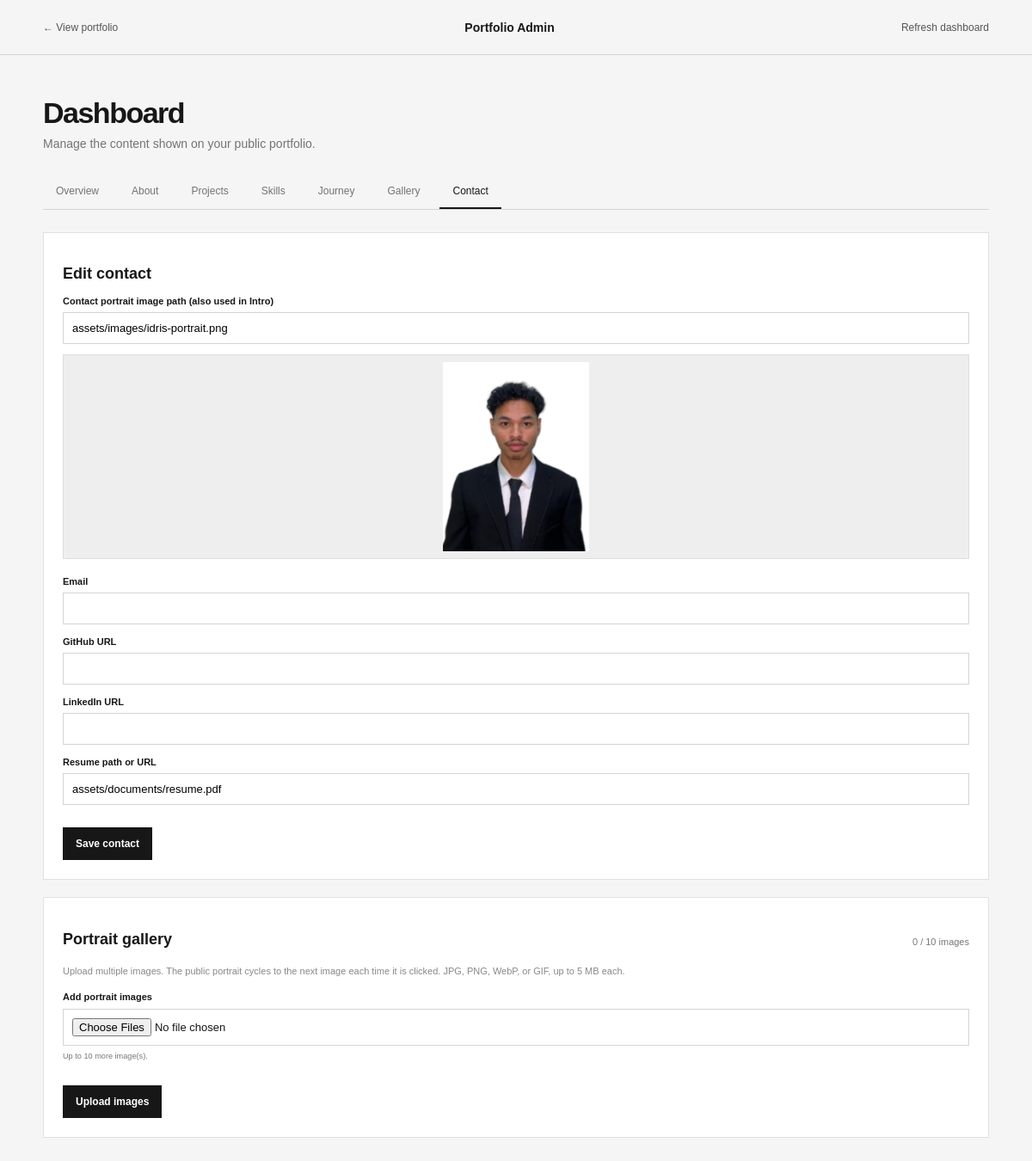
Before: /admin/index.php?section=contact with the older database file.
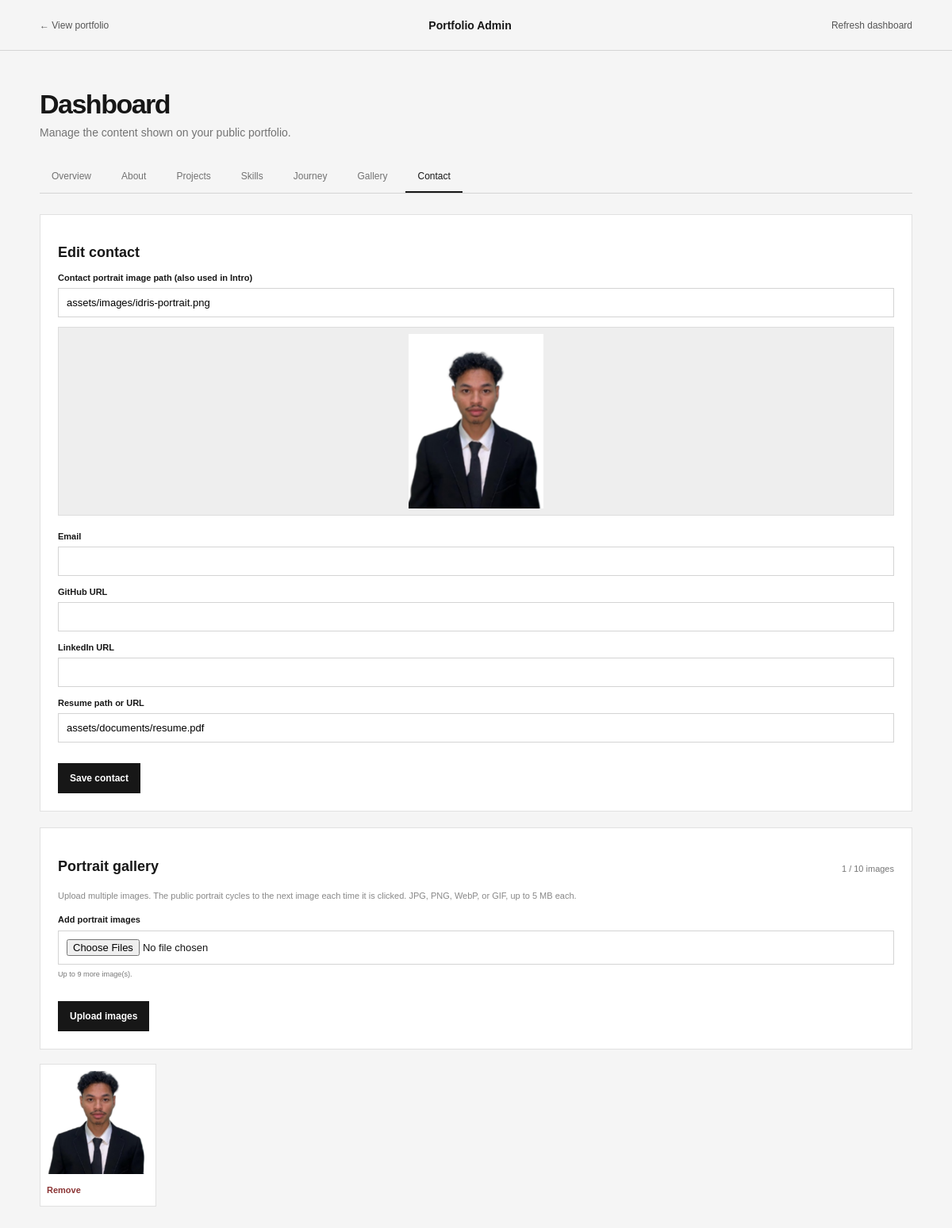
After: the same page with the newer database file.
### tables this page shows
CREATE TABLE IF NOT EXISTS profile(id INT UNSIGNED AUTO_INCREMENT PRIMARY KEY,name VARCHAR(120) NOT NULL DEFAULT 'Your Name',site_name VARCHAR(120) DEFAULT NULL,age VARCHAR(30),university VARCHAR(200),programme VARCHAR(200),portrait_url VARCHAR(500) DEFAULT 'assets/images/idris-portrait.png',hero_label VARCHAR(160) DEFAULT 'COMPUTER SCIENCE STUDENT',hero_title VARCHAR(255) DEFAULT 'Building thoughtful digital experiences.',intro TEXT,about_title VARCHAR(255) DEFAULT 'Design-minded. Systems-focused.',about TEXT,about_extra TEXT,skills_label VARCHAR(120) NOT NULL DEFAULT '03 — CAPABILITIES',skills_title VARCHAR(180) NOT NULL DEFAULT 'Learning by',skills_emphasis VARCHAR(120) NOT NULL DEFAULT 'making.',skills_intro TEXT,skills_empty_text VARCHAR(180) NOT NULL DEFAULT 'Skills to be added',gallery_title VARCHAR(180) NOT NULL DEFAULT 'A visual journal',gallery_intro TEXT,email VARCHAR(190),github_url VARCHAR(500),linkedin_url VARCHAR(500),resume_url VARCHAR(500),updated_at TIMESTAMP DEFAULT CURRENT_TIMESTAMP ON UPDATE CURRENT_TIMESTAMP);

CREATE TABLE IF NOT EXISTS contact_portraits(id INT UNSIGNED AUTO_INCREMENT PRIMARY KEY,image_url VARCHAR(500) NOT NULL,sort_order INT NOT NULL DEFAULT 0,created_at TIMESTAMP DEFAULT CURRENT_TIMESTAMP);

### includes/bootstrap.php (called while the page is built, shortened)
<?php
function db(): PDO { static $pdo; if (!$pdo) { $host=getenv('DB_HOST') ?: '127.0.0.1'; $name=getenv('DB_NAME') ?: 'myportfolio_db'; $user=getenv('DB_USER') ?: 'root'; $pass=getenv('DB_PASS') ?: ''; $pdo=new PDO("mysql:host=$host;dbname=$name;charset=utf8mb4",$user,$pass,[PDO::ATTR_ERRMODE=>PDO::ERRMODE_EXCEPTION,PDO::ATTR_DEFAULT_FETCH_MODE=>PDO::FETCH_ASSOC]); } return $pdo; }
function e(?string $value): string { return htmlspecialchars($value ?? '', ENT_QUOTES | ENT_SUBSTITUTE, 'UTF-8'); }

### admin/index.php (the view, shortened to what this page needs)
<?php
require __DIR__ . '/../includes/bootstrap.php';
$section = $_GET['section'] ?? 'overview';
$message = '';
$contactPortraitsTableReady = true;
$profile = db()->query('SELECT * FROM profile LIMIT 1')->fetch() ?: [];
if ($contactPortraitsTableReady) $contactPortraits = db()->query('SELECT id,image_url FROM contact_portraits ORDER BY sort_order,id')->fetchAll();
else { $contactPortraits = []; $message = $message ?: 'Run upgrade-contact-portraits.sql in phpMyAdmin to enable the Contact portrait gallery.'; }
$contentFields = $section === 'overview' ? ['hero_label'=>'Small heading','hero_title'=>'Main headline','intro'=>'Introduction','site_name'=>'Header / navbar name','name'=>'Profile name','age'=>'Age','university'=>'University','programme'=>'Programme of study'] : ($section === 'about' ? ['about_title'=>'Section heading','about'=>'Main paragraph','about_extra'=>'Supporting paragraph'] : ($section === 'contact' ? ['portrait_url'=>'Contact portrait image path (also used in Intro)','email'=>'Email','github_url'=>'GitHub URL','linkedin_url'=>'LinkedIn URL','resume_url'=>'Resume path or URL'] : ($section === 'skills_copy' ? ['skills_title'=>'Heading line','skills_emphasis'=>'Emphasized heading line','skills_intro'=>'Short introduction'] : ($section === 'gallery_copy' ? ['gallery_title'=>'Heading','gallery_intro'=>'Short introduction'] : []))));
?><!doctype html>
<html lang="en"><head><meta charset="utf-8"><meta name="viewport" content="width=device-width,initial-scale=1"><title>Portfolio admin</title><link rel="stylesheet" href="admin.css"></head><body>
<header class="top"><a href="../">← View portfolio</a><strong>Portfolio Admin</strong><a href="index.php">Refresh dashboard</a></header>
<main class="dashboard"><h1>Dashboard</h1><p>Manage the content shown on your public portfolio.</p><?php if ($message): ?><p class="success"><?= e($message) ?></p><?php endif; ?>
<nav class="tabs" aria-label="Portfolio pages"><a class="<?= $section==='overview'?'selected':'' ?>" href="?section=overview">Overview</a><a class="<?= $section==='about'?'selected':'' ?>" href="?section=about">About</a><a class="<?= $section==='projects'?'selected':'' ?>" href="?section=projects">Projects</a><a class="<?= $section==='skills'?'selected':'' ?>" href="?section=skills">Skills</a><a class="<?= $section==='timeline'?'selected':'' ?>" href="?section=timeline">Journey</a><a class="<?= $section==='gallery'?'selected':'' ?>" href="?section=gallery">Gallery</a><a class="<?= $section==='contact'?'selected':'' ?>" href="?section=contact">Contact</a></nav>
<?php if (in_array($section, ['overview','about','contact'], true)): ?>
<form class="editor" method="post"><input type="hidden" name="csrf" value="<?= e(csrf_token()) ?>"><input type="hidden" name="action" value="<?= e($section) ?>"><h2>Edit <?= e($section) ?></h2><?php foreach ($contentFields as $field=>$label): ?><label><?= e($label) ?><?php if (in_array($field, ['intro','about','about_extra','hero_title','about_title'], true)): ?><textarea name="<?= e($field) ?>" required><?= e($profile[$field] ?? '') ?></textarea><?php else: ?><input name="<?= e($field) ?>" value="<?= e($profile[$field] ?? '') ?>" <?= $field === 'email' ? 'type="email"' : '' ?>><?php if ($field === 'portrait_url' && !empty($profile[$field])): ?><div class="image-preview"><img src="../<?= e($profile[$field]) ?>" alt="Current contact portrait"></div><?php endif; ?><?php endif; ?></label><?php endforeach; ?><button>Save <?= e($section) ?></button></form>
<?php if ($section === 'contact'): ?><form class="editor contact-upload" method="post" enctype="multipart/form-data"><input type="hidden" name="csrf" value="<?= e(csrf_token()) ?>"><input type="hidden" name="action" value="contact_portraits_upload"><h2>Portrait gallery <small><?= count($contactPortraits) ?> / 10 images</small></h2><p class="hint">Upload multiple images. The public portrait cycles to the next image each time it is clicked. JPG, PNG, WebP, or GIF, up to 5 MB each.</p><label>Add portrait images<input type="file" name="contact_images[]" accept="image/jpeg,image/png,image/webp,image/gif" multiple <?= count($contactPortraits) >= 10 ? 'disabled' : '' ?>><small>Up to <?= max(0, 10 - count($contactPortraits)) ?> more image(s).</small></label><button <?= count($contactPortraits) >= 10 ? 'disabled' : '' ?>>Upload images</button></form><div class="contact-admin-grid"><?php foreach ($contactPortraits as $portrait): ?><article class="contact-admin-card"><img src="../<?= e($portrait['image_url']) ?>" alt="Contact portrait preview"><form method="post" onsubmit="return confirm('Remove this portrait?')"><input type="hidden" name="csrf" value="<?= e(csrf_token()) ?>"><input type="hidden" name="action" value="contact_portrait_delete"><input type="hidden" name="id" value="<?= (int)$portrait['id'] ?>"><button class="danger">Remove</button></form></article><?php endforeach; ?></div><?php endif; ?>
<?php endif; ?></main></body></html>

### admin/admin.css (style rules this page uses)
* { box-sizing:border-box }
body { margin:0;background:#f5f5f5;color:#171717;font:14px 'DM Sans',Arial,sans-serif }
.top { height:64px;padding:0 max(24px,calc((100% - 1100px)/2));display:flex;align-items:center;justify-content:space-between;border-bottom:1px solid #d4d4d4 }
.top a,.row-actions a,.cancel { color:#555;text-decoration:none;font-size:12px }
.dashboard { width:min(1100px,calc(100% - 40px));margin:48px auto }
.dashboard>h1,.login h1 { font-size:34px;letter-spacing:-1.5px;margin-bottom:8px }
.dashboard>p { color:#737373;margin-top:0 }
.tabs { display:flex;gap:8px;border-bottom:1px solid #d4d4d4;margin:28px 0 26px }
.tabs a { padding:12px 15px;color:#737373;text-decoration:none;font-size:12px }
.tabs a.selected { color:#171717;border-bottom:2px solid #171717 }
.list-head h2,.editor h2 { font-size:18px }
.button,button { display:inline-block;border:0;background:#171717;color:#fff;padding:12px 15px;text-decoration:none;font:600 12px Arial,sans-serif;cursor:pointer }
.editor { background:#fff;border:1px solid #e1e1e1;padding:22px }
.editor label,.login label { display:block;font-size:11px;font-weight:600;margin:14px 0 }
.editor input:not([type=checkbox]),.editor textarea,.login input { display:block;width:100%;margin-top:7px;padding:10px;border:1px solid #d4d4d4;font:13px Arial,sans-serif;background:#fff }
.editor button { margin-top:12px }
.hint { font-size:11px;color:#888;line-height:1.6;margin-top:18px }
.image-preview { margin:12px 0 20px;background:#eee;border:1px solid #ddd;padding:8px }
.image-preview img { display:block;width:100%;max-height:220px;object-fit:contain }
.editor small { display:block;color:#777;font-weight:400;margin-top:6px;line-height:1.5 }
.contact-upload { margin-top:20px }
.contact-upload h2 { display:flex;justify-content:space-between;align-items:center }
.contact-upload h2 small { font-size:11px;color:#777;font-weight:400 }
.contact-upload input[type=file] { display:block;margin-top:8px }
.contact-admin-grid { display:grid;grid-template-columns:repeat(auto-fill,minmax(140px,1fr));gap:12px;margin-top:18px }
.contact-admin-card { background:#fff;border:1px solid #e1e1e1;padding:8px }
.contact-admin-card img { display:block;width:100%;height:130px;object-fit:cover }
.contact-admin-card form { margin-top:8px }
.contact-admin-card .danger { background:none;color:#8b3434;padding:6px 0;font-size:11px }

Changed rows visible on the page:
added contact_portraits: image_url (picture)
Other visible differences:
count($contactPortraits): "0" → "1"
max(0, 10 - count($contactPortraits)): "10" → "9"
